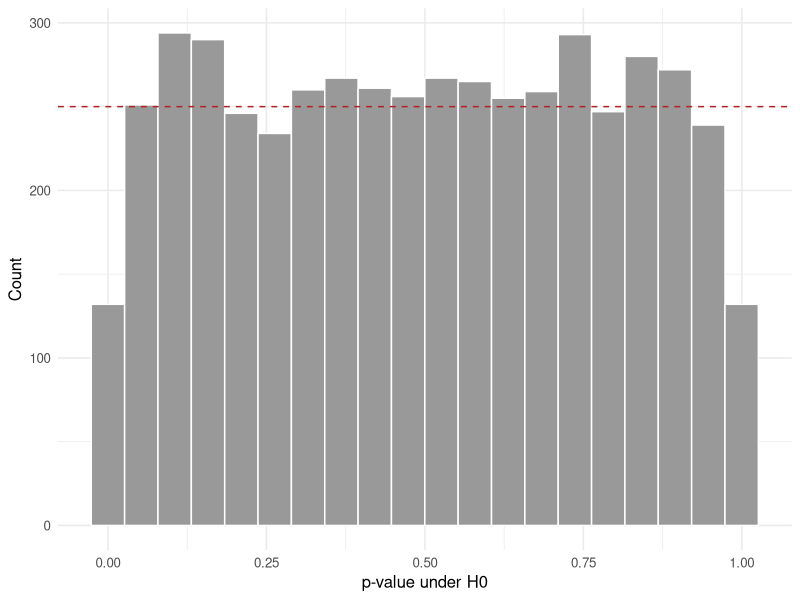
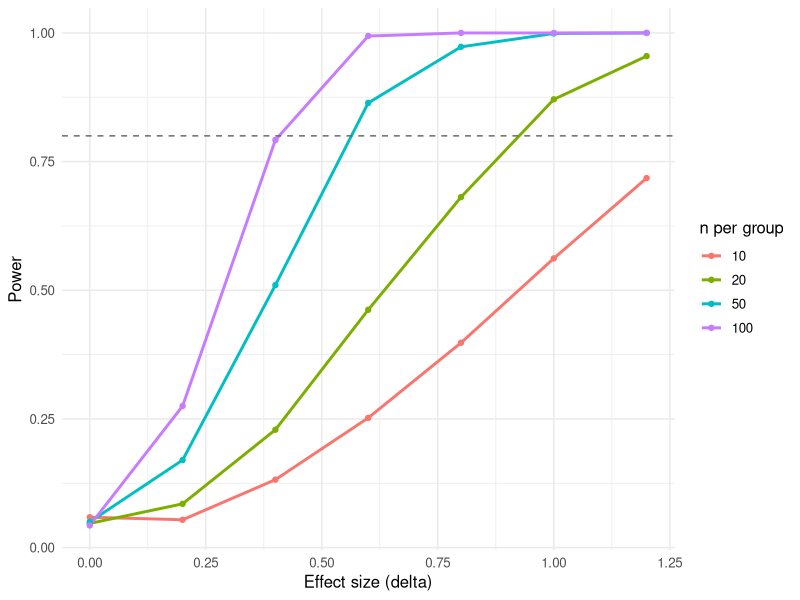

Recreate these plots in R, in order.
## ---- chunk 1
#| label: setup
library(tidyverse)
set.seed(42)
theme_set(theme_minimal(base_size = 12))
## ---- chunk 2
simulate_pvals <- function(n_per_group = 30, delta = 0, B = 5000) {
  replicate(B, {
    a <- rnorm(n_per_group, 0, 1)
    b <- rnorm(n_per_group, delta, 1)
    t.test(a, b)$p.value
  })
}
p_h0 <- simulate_pvals(30, delta = 0)
## ---- chunk 3
#| fig-width: 6
#| fig-height: 3.5
tibble(p = p_h0) |>
  ggplot(aes(p)) +
  geom_histogram(bins = 20, fill = "grey60", colour = "white") +
  geom_hline(yintercept = length(p_h0) / 20,
             linetype = 2, colour = "firebrick") +
  labs(x = "p-value under H0", y = "Count")
## ---- chunk 4
type_I <- mean(p_h0 < 0.05)
type_I
## ---- chunk 5
p_h1 <- simulate_pvals(30, delta = 0.5)
power_obs <- mean(p_h1 < 0.05)
power_obs
## ---- chunk 6
grid <- expand_grid(
  n = c(10, 20, 50, 100),
  delta = seq(0, 1.2, by = 0.2)
)
grid$power <- with(grid, mapply(function(nn, dd) {
  mean(simulate_pvals(nn, dd, B = 1000) < 0.05)
}, n, delta))
## ---- chunk 7
#| fig-width: 6
#| fig-height: 3.5
grid |>
  ggplot(aes(delta, power, colour = factor(n))) +
  geom_line(linewidth = 1) +
  geom_point() +
  geom_hline(yintercept = 0.8, linetype = 2, colour = "grey40") +
  labs(x = "Effect size (delta)", y = "Power",
       colour = "n per group")
## ---- chunk 8
sessionInfo()
